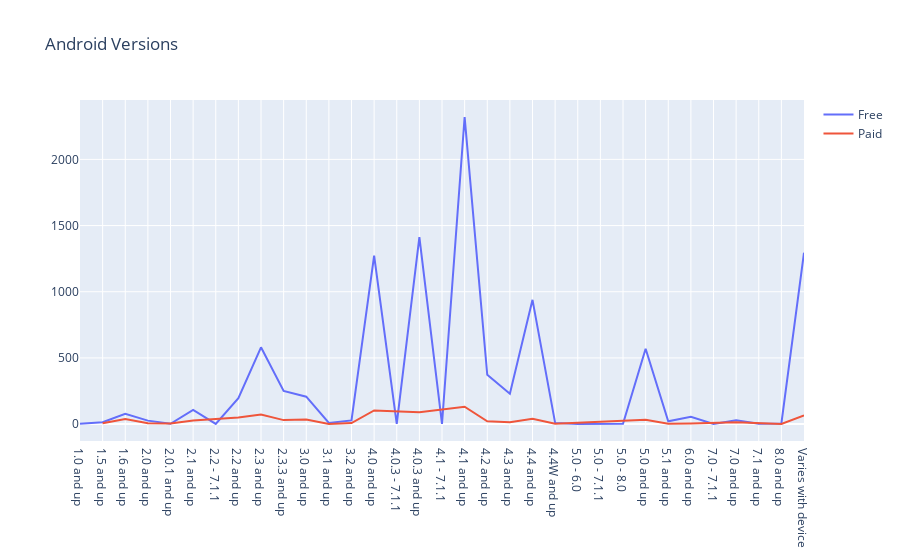

Notebook code for this chart:
### Code cell
'''
trace1 = go.Scatter(x=free_android['Android Versions'], y=free_android['Total_applications'], name="Free")
trace2 = go.Scatter(x=paid_android['Android Versions'], y=paid_android['Total_applications'], name="Paid")
y = [trace1, trace2]
layout={'title':"Android Versions"}
fig = go.Figure(data=y, layout=layout)
iplot(fig)
'''

### Figure 1 — Plotly figure (JSON) as saved in the notebook; plotly's stock layout.template omitted (floating-point values rounded to 4 significant figures)
{"data": [{"name": "Free", "type": "scatter", "x": ["1.0 and up", "1.5 and up", "1.6 and up", "2.0 and up", "2.0.1 and up", "2.1 and up", "2.2 - 7.1.1", "2.2 and up", "2.3 and up", "2.3.3 and up", "3.0 and up", "3.1 and up", "3.2 and up", "4.0 and up", "4.0.3 - 7.1.1", "4.0.3 and up", "4.1 - 7.1.1", "4.1 and up", "4.2 and up", "4.3 and up", "4.4 and up", "4.4W and up", "5.0 - 6.0", "5.0 - 7.1.1", "5.0 - 8.0", "5.0 and up", "5.1 and up", "6.0 and up", "7.0 - 7.1.1", "7.0 and up", "7.1 and up", "8.0 and up", "Varies with device"], "y": [2, 14, 77, 26, 2, 107, 1, 195, 580, 251, 207, 9, 28, 1273, 2, 1412, 1, 2320, 373, 229, 939, 9, 1, 1, 2, 569, 21, 55, 1, 29, 3, 5, 1295]}, {"name": "Paid", "type": "scatter", "x": ["1.5 and up", "1.6 and up", "2.0 and up", "2.0.1 and up", "2.1 and up", "2.2 and up", "2.3 and up", "2.3.3 and up", "3.0 and up", "3.1 and up", "3.2 and up", "4.0 and up", "4.0.3 and up", "4.1 and up", "4.2 and up", "4.3 and up", "4.4 and up", "4.4W and up", "5.0 and up", "5.1 and up", "6.0 and up", "7.0 and up", "8.0 and up", "Varies with device"], "y": [6, 39, 6, 5, 27, 49, 72, 30, 34, 1, 8, 103, 89, 131, 21, 14, 41, 3, 32, 3, 5, 13, 1, 66]}], "layout": {"title": {"text": "Android Versions"}}}
